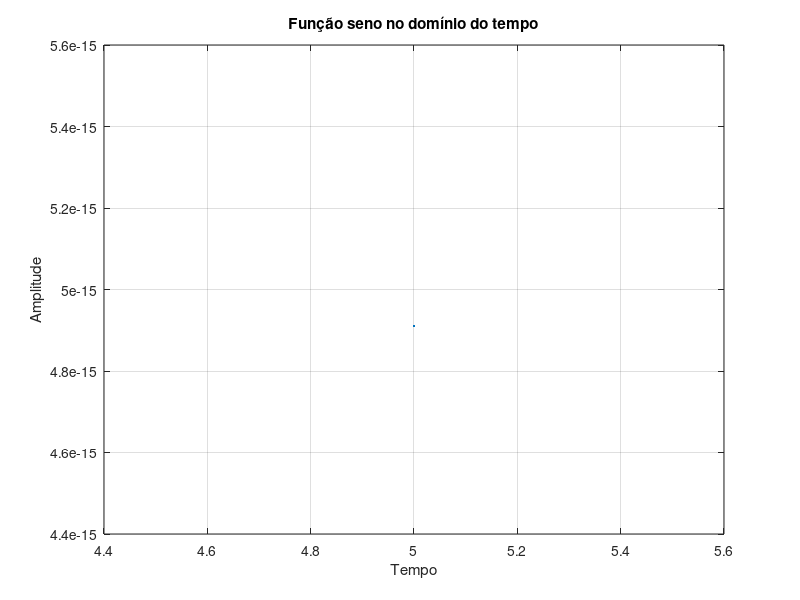

The MATLAB script that drew this image:


% Para esboçar a onda senoidal necessitamos de uma base de tempo

% Definindo período de tempo
TInicial = input("Insira o tempo inicial do período: ");

TFinal = input("Insira o tempo final do período: ");

passo = input("Insira o passo em que o período avança, utilize (.) no caso de número decimal: ");

t= TInicial:passo:TFinal;

% Definindo amplitude
a=input("Insira o valor da amplitude: ");
% Definindo frequência de 1Khz
f=input("Insira o valor da frequência: ");
% função senoidal

y = a*sin(2*pi*t*f);

% Mostrando o gráfico dos valores de y em função de t
plot(t,y)

% Revisando etiquetas
xlabel("Tempo")
ylabel("Amplitude")

title("Função seno no domínio do tempo")

% Exibir as grades de fundo
grid on
